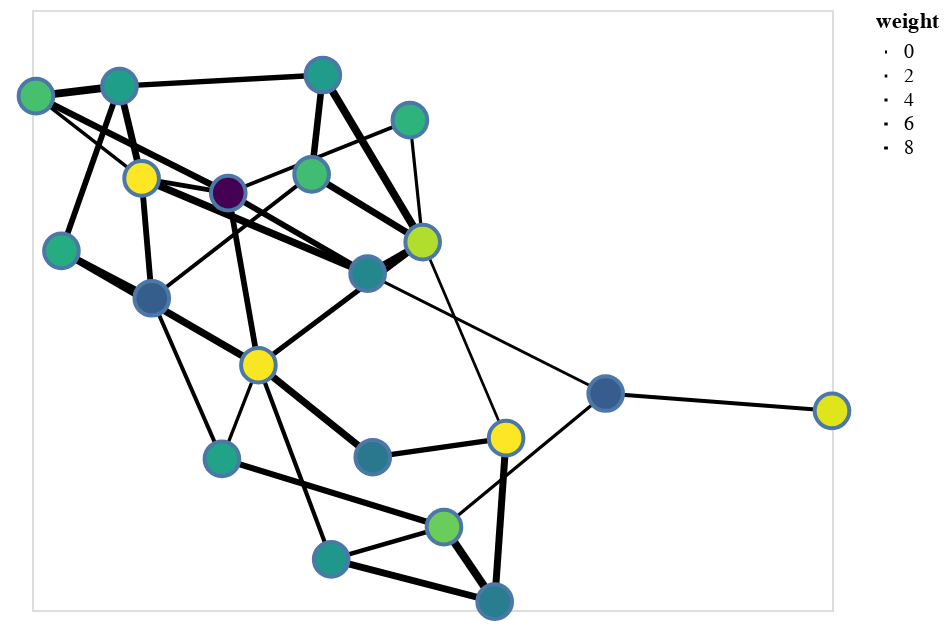

Source (notebook cell):
### Code cell
# Generate a random graph
G = nx.fast_gnp_random_graph(n=20, p=0.25)

# Compute positions for viz.
pos = nx.spring_layout(G)

chart = nxa.core.to_chart(G, pos)

# Add weights
for n in G.nodes():
    G.nodes[n]['weight'] = np.random.randn()
    G.nodes[n]['name'] = np.random.randint(1000)
    G.nodes[n]['z'] = 'hello'

for e in G.edges():
    G.edges[(e[0],e[1])]['weight'] = np.random.uniform(1, 10)
    

chart = nxa.core.to_chart(G, pos)
nxa.draw_networkx_nodes(
    chart=chart,
    node_color='weight',
    cmap='viridis',
    tooltip=['weight', 'name', 'z']
)

nxa.draw_networkx_edges(
    chart=chart,
    width='weight',
    tooltip=['weight']
)

chart

### Figure 1 — Vega-Lite specification as saved in the notebook (floating-point values rounded to 4 significant figures)
{"$schema": "https://vega.github.io/schema/vega-lite/v2.4.3.json", "config": {"axis": {"domain": false, "grid": false, "labels": false, "ticks": false}, "view": {"height": 300, "width": 400}}, "layer": [{"data": {"values": [{"edge": 0, "pair": [0, 8], "source": 0, "target": 8, "weight": 5.908, "x": -0.3808, "y": 0.3509}, {"edge": 0, "pair": [0, 8], "source": 0, "target": 8, "weight": 5.908, "x": -0.3604, "y": 0.03143}, {"edge": 1, "pair": [0, 10], "source": 0, "target": 10, "weight": 8.318, "x": -0.3808, "y": 0.3509}, {"edge": 1, "pair": [0, 10], "source": 0, "target": 10, "weight": 8.318, "x": 0.07127, "y": 0.09688}, {"edge": 2, "pair": [0, 11], "source": 0, "target": 11, "weight": 2.134, "x": -0.3808, "y": 0.3509}, {"edge": 2, "pair": [0, 11], "source": 0, "target": 11, "weight": 2.134, "x": -0.5921, "y": 0.5705}, {"edge": 3, "pair": [0, 14], "source": 0, "target": 14, "weight": 7.344, "x": -0.3808, "y": 0.3509}, {"edge": 3, "pair": [0, 14], "source": 0, "target": 14, "weight": 7.344, "x": -0.425, "y": 0.597}, {"edge": 4, "pair": [0, 15], "source": 0, "target": 15, "weight": 4.22, "x": -0.3808, "y": 0.3509}, {"edge": 4, "pair": [0, 15], "source": 0, "target": 15, "weight": 4.22, "x": -0.2075, "y": 0.3118}, {"edge": 5, "pair": [1, 4], "source": 1, "target": 4, "weight": 1.073, "x": 0.1814, "y": 0.181}, {"edge": 5, "pair": [1, 4], "source": 1, "target": 4, "weight": 1.073, "x": 0.3482, "y": -0.3418}, {"edge": 6, "pair": [1, 7], "source": 1, "target": 7, "weight": 4.787, "x": 0.1814, "y": 0.181}, {"edge": 6, "pair": [1, 7], "source": 1, "target": 7, "weight": 4.787, "x": -0.1472, "y": -0.1472}, {"edge": 7, "pair": [1, 10], "source": 1, "target": 10, "weight": 6.093, "x": 0.1814, "y": 0.181}, {"edge": 7, "pair": [1, 10], "source": 1, "target": 10, "weight": 6.093, "x": 0.07127, "y": 0.09688}, {"edge": 8, "pair": [1, 16], "source": 1, "target": 16, "weight": 7.248, "x": 0.1814, "y": 0.181}, {"edge": 8, "pair": [1, 16], "source": 1, "target": 16, "weight": 7.248, "x": -0.04072, "y": 0.3617}, {"edge": 9, "pair": [1, 18], "source": 1, "target": 18, "weight": 8.856, "x": 0.1814, "y": 0.181}, {"edge": 9, "pair": [1, 18], "source": 1, "target": 18, "weight": 8.856, "x": -0.0183, "y": 0.6267}, {"edge": 10, "pair": [1, 19], "source": 1, "target": 19, "weight": 1.822, "x": 0.1814, "y": 0.181}, {"edge": 10, "pair": [1, 19], "source": 1, "target": 19, "weight": 1.822, "x": 0.1558, "y": 0.5062}, {"edge": 11, "pair": [2, 7], "source": 2, "target": 7, "weight": 8.092, "x": -0.5411, "y": 0.1577}, {"edge": 11, "pair": [2, 7], "source": 2, "target": 7, "weight": 8.092, "x": -0.1472, "y": -0.1472}, {"edge": 12, "pair": [2, 8], "source": 2, "target": 8, "weight": 6.364, "x": -0.5411, "y": 0.1577}, {"edge": 12, "pair": [2, 8], "source": 2, "target": 8, "weight": 6.364, "x": -0.3604, "y": 0.03143}, {"edge": 13, "pair": [2, 14], "source": 2, "target": 14, "weight": 5.933, "x": -0.5411, "y": 0.1577}, {"edge": 13, "pair": [2, 14], "source": 2, "target": 14, "weight": 5.933, "x": -0.425, "y": 0.597}, {"edge": 14, "pair": [3, 7], "source": 3, "target": 7, "weight": 1.985, "x": -0.2201, "y": -0.397}, {"edge": 14, "pair": [3, 7], "source": 3, "target": 7, "weight": 1.985, "x": -0.1472, "y": -0.1472}, {"edge": 15, "pair": [3, 8], "source": 3, "target": 8, "weight": 2.951, "x": -0.2201, "y": -0.397}, {"edge": 15, "pair": [3, 8], "source": 3, "target": 8, "weight": 2.951, "x": -0.3604, "y": 0.03143}, {"edge": 16, "pair": [3, 9], "source": 3, "target": 9, "weight": 6.518, "x": -0.2201, "y": -0.397}, {"edge": 16, "pair": [3, 9], "source": 3, "target": 9, "weight": 6.518, "x": 0.2239, "y": -0.5788}, {"edge": 17, "pair": [4, 12], "source": 4, "target": 12, "weight": 5.17, "x": 0.3482, "y": -0.3418}, {"edge": 17, "pair": [4, 12], "source": 4, "target": 12, "weight": 5.17, "x": 0.08154, "y": -0.3925}, {"edge": 18, "pair": [4, 17], "source": 4, "target": 17, "weight": 7.666, "x": 0.3482, "y": -0.3418}, {"edge": 18, "pair": [4, 17], "source": 4, "target": 17, "weight": 7.666, "x": 0.3254, "y": -0.7778}, {"edge": 19, "pair": [5, 7], "source": 5, "target": 7, "weight": 3.395, "x": -0.001605, "y": -0.665}, {"edge": 19, "pair": [5, 7], "source": 5, "target": 7, "weight": 3.395, "x": -0.1472, "y": -0.1472}, {"edge": 20, "pair": [5, 9], "source": 5, "target": 9, "weight": 3.985, "x": -0.001605, "y": -0.665}, {"edge": 20, "pair": [5, 9], "source": 5, "target": 9, "weight": 3.985, "x": 0.2239, "y": -0.5788}, {"edge": 21, "pair": [5, 17], "source": 5, "target": 17, "weight": 7.26, "x": -0.001605, "y": -0.665}, {"edge": 21, "pair": [5, 17], "source": 5, "target": 17, "weight": 7.26, "x": 0.3254, "y": -0.7778}, {"edge": 22, "pair": [6, 9], "source": 6, "target": 9, "weight": 1.934, "x": 0.5474, "y": -0.2228}, {"edge": 22, "pair": [6, 9], "source": 6, "target": 9, "weight": 1.934, "x": 0.2239, "y": -0.5788}, {"edge": 23, "pair": [6, 10], "source": 6, "target": 10, "weight": 1.397, "x": 0.5474, "y": -0.2228}, {"edge": 23, "pair": [6, 10], "source": 6, "target": 10, "weight": 1.397, "x": 0.07127, "y": 0.09688}, {"edge": 24, "pair": [6, 13], "source": 6, "target": 13, "weight": 2.934, "x": 0.5474, "y": -0.2228}, {"edge": 24, "pair": [6, 13], "source": 6, "target": 13, "weight": 2.934, "x": 1, "y": -0.2689}, {"edge": 25, "pair": [7, 12], "source": 7, "target": 12, "weight": 7.778, "x": -0.1472, "y": -0.1472}, {"edge": 25, "pair": [7, 12], "source": 7, "target": 12, "weight": 7.778, "x": 0.08154, "y": -0.3925}, {"edge": 26, "pair": [7, 15], "source": 7, "target": 15, "weight": 5.697, "x": -0.1472, "y": -0.1472}, {"edge": 26, "pair": [7, 15], "source": 7, "target": 15, "weight": 5.697, "x": -0.2075, "y": 0.3118}, {"edge": 27, "pair": [8, 16], "source": 8, "target": 16, "weight": 2.809, "x": -0.3604, "y": 0.03143}, {"edge": 27, "pair": [8, 16], "source": 8, "target": 16, "weight": 2.809, "x": -0.04072, "y": 0.3617}, {"edge": 28, "pair": [9, 17], "source": 9, "target": 17, "weight": 9.185, "x": 0.2239, "y": -0.5788}, {"edge": 28, "pair": [9, 17], "source": 9, "target": 17, "weight": 9.185, "x": 0.3254, "y": -0.7778}, {"edge": 29, "pair": [10, 15], "source": 10, "target": 15, "weight": 5.903, "x": 0.07127, "y": 0.09688}, {"edge": 29, "pair": [10, 15], "source": 10, "target": 15, "weight": 5.903, "x": -0.2075, "y": 0.3118}, {"edge": 30, "pair": [11, 14], "source": 11, "target": 14, "weight": 8.727, "x": -0.5921, "y": 0.5705}, {"edge": 30, "pair": [11, 14], "source": 11, "target": 14, "weight": 8.727, "x": -0.425, "y": 0.597}, {"edge": 31, "pair": [11, 15], "source": 11, "target": 15, "weight": 6.969, "x": -0.5921, "y": 0.5705}, {"edge": 31, "pair": [11, 15], "source": 11, "target": 15, "weight": 6.969, "x": -0.2075, "y": 0.3118}, {"edge": 32, "pair": [14, 18], "source": 14, "target": 18, "weight": 5.255, "x": -0.425, "y": 0.597}, {"edge": 32, "pair": [14, 18], "source": 14, "target": 18, "weight": 5.255, "x": -0.0183, "y": 0.6267}, {"edge": 33, "pair": [15, 19], "source": 15, "target": 19, "weight": 2.801, "x": -0.2075, "y": 0.3118}, {"edge": 33, "pair": [15, 19], "source": 15, "target": 19, "weight": 2.801, "x": 0.1558, "y": 0.5062}, {"edge": 34, "pair": [16, 18], "source": 16, "target": 18, "weight": 6.976, "x": -0.04072, "y": 0.3617}, {"edge": 34, "pair": [16, 18], "source": 16, "target": 18, "weight": 6.976, "x": -0.0183, "y": 0.6267}]}, "encoding": {"detail": {"field": "edge", "type": "quantitative"}, "size": {"field": "weight", "type": "quantitative"}, "tooltip": [{"field": "weight", "type": "quantitative"}], "x": {"axis": {"title": ""}, "field": "x", "type": "quantitative"}, "y": {"axis": {"title": ""}, "field": "y", "type": "quantitative"}}, "mark": {"color": "black", "opacity": 1, "type": "line"}}, {"data": {"values": [{"name": 880, "weight": 1.55, "x": -0.3808, "y": 0.3509, "z": "hello"}, {"name": 720, "weight": 1.21, "x": 0.1814, "y": 0.181, "z": "hello"}, {"name": 247, "weight": 0.4236, "x": -0.5411, "y": 0.1577, "z": "hello"}, {"name": 274, "weight": 0.3073, "x": -0.2201, "y": -0.397, "z": "hello"}, {"name": 251, "weight": 1.549, "x": 0.3482, "y": -0.3418, "z": "hello"}, {"name": 523, "weight": 0.1544, "x": -0.001605, "y": -0.665, "z": "hello"}, {"name": 707, "weight": -0.5524, "x": 0.5474, "y": -0.2228, "z": "hello"}, {"name": 715, "weight": 1.525, "x": -0.1472, "y": -0.1472, "z": "hello"}, {"name": 408, "weight": -0.5371, "x": -0.3604, "y": 0.03143, "z": "hello"}, {"name": 353, "weight": 0.879, "x": 0.2239, "y": -0.5788, "z": "hello"}, {"name": 762, "weight": -0.04267, "x": 0.07127, "y": 0.09688, "z": "hello"}, {"name": 956, "weight": 0.6835, "x": -0.5921, "y": 0.5705, "z": "hello"}, {"name": 148, "weight": -0.2188, "x": 0.08154, "y": -0.3925, "z": "hello"}, {"name": 515, "weight": 1.414, "x": 1, "y": -0.2689, "z": "hello"}, {"name": 300, "weight": 0.2545, "x": -0.425, "y": 0.597, "z": "hello"}, {"name": 310, "weight": -1.405, "x": -0.2075, "y": 0.3118, "z": "hello"}, {"name": 905, "weight": 0.6446, "x": -0.04072, "y": 0.3617, "z": "hello"}, {"name": 145, "weight": -0.1705, "x": 0.3254, "y": -0.7778, "z": "hello"}, {"name": 626, "weight": 0.218, "x": -0.0183, "y": 0.6267, "z": "hello"}, {"name": 496, "weight": 0.5046, "x": 0.1558, "y": 0.5062, "z": "hello"}]}, "encoding": {"fill": {"field": "weight", "scale": {"scheme": "viridis"}, "type": "quantitative"}, "tooltip": [{"field": "weight", "type": "quantitative"}, {"field": "name", "type": "quantitative"}, {"field": "z", "type": "nominal"}], "x": {"field": "x", "type": "quantitative"}, "y": {"field": "y", "type": "quantitative"}}, "mark": {"opacity": 1, "size": 300, "type": "point"}}]}
